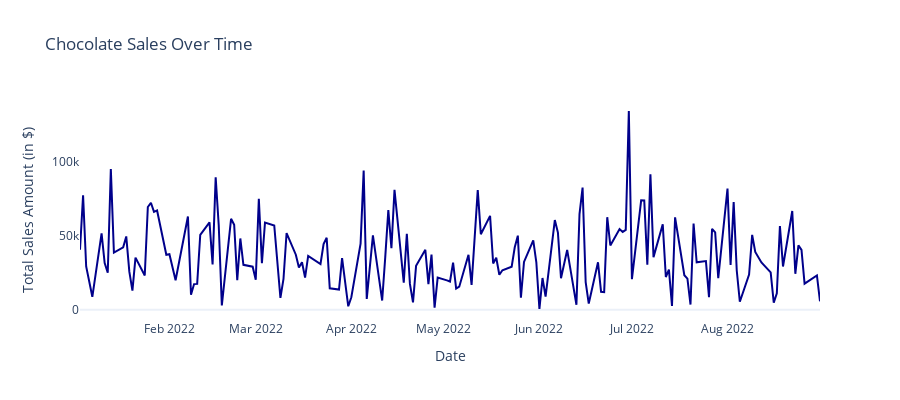

This figure's notebook cell:
### Code cell
sales_over_time = df.groupby('Date')['Amount'].sum().reset_index(drop=False)

plot_line('Chocolate Sales Over Time', sales_over_time,'Date', 'Amount')

### Figure 1 — Plotly figure (JSON) as saved in the notebook; plotly's stock layout.template omitted (floating-point values rounded to 4 significant figures; data arrays with more than 128 entries replaced by an {"elided": "..."} marker saying what was removed)
{"data": [{"hovertemplate": "<b>Date:</b> %{x}<br><b>Amount:</b> $%{y:,.0f}<extra></extra>", "line": {"color": "darkblue", "width": 2}, "mode": "lines", "type": "scatter", "x": {"elided": "168 str values"}, "y": {"elided": "168 float values"}}], "layout": {"height": 400, "hoverlabel": {"bgcolor": "#333333", "bordercolor": "#333333", "font": {"color": "white", "size": 14}}, "hovermode": "x", "title": {"text": "Chocolate Sales Over Time"}, "xaxis": {"showgrid": false, "tickangle": 0, "title": {"text": "Date"}}, "yaxis": {"showgrid": false, "title": {"text": "Total Sales Amount (in $)"}}}}
